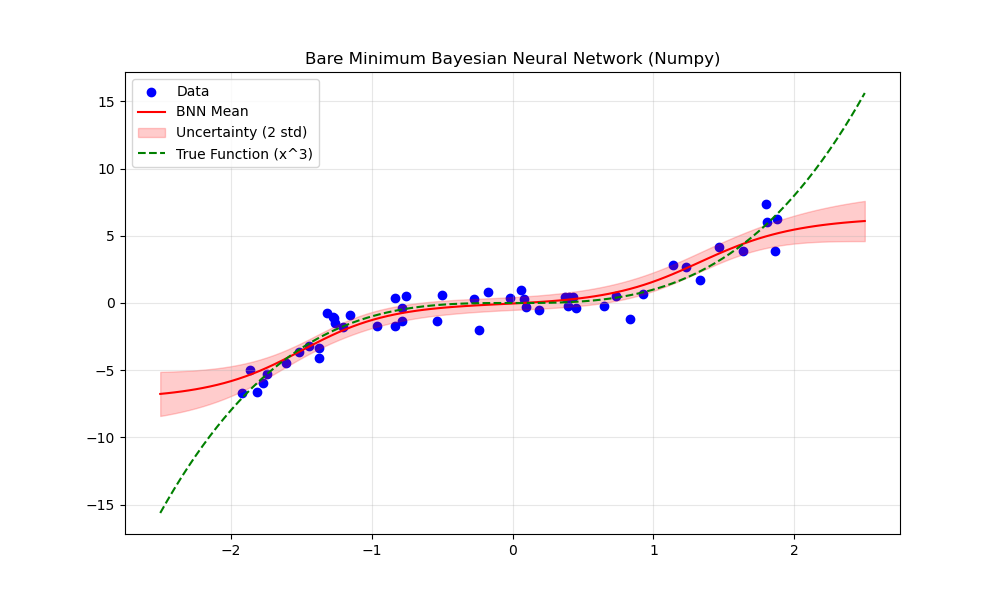

Reproduce this figure in Python.
#!/projects/hpcapps/nsawant/qcBac/lbmQC/envs/q_gpu/bin/python

import numpy as np
import matplotlib.pyplot as plt

# -----------------------------------------------------------------------------
# Bare Minimum Bayesian Neural Network (BNN) Example
# Using Numpy and Metropolis-Hastings Sampling
# -----------------------------------------------------------------------------
#
# WHY BAYESIAN NEURAL NETWORKS?
# -----------------------------
# Standard Neural Networks (NN) give you a single answer: "I predict y=5.2".
# But they don't tell you how CONFIDENT they are. They might be "guessing"
# because they haven't seen data like this before.
#
# Bayesian Neural Networks (BNN) give you a DISTRIBUTION of answers.
# Instead of learning one "best" set of weights, we learn a probability
# distribution over all possible weights.
#
# BENEFITS:
# 1. Uncertainty Quantification: The model tells you when it "doesn't know".
#    (e.g., "I predict y=5.2, but the standard deviation is huge (±10.0)")
# 2. Robustness: Less likely to overfit because we average over many models.
# 3. Safety: Critical for self-driving cars, medical diagnosis, etc.
#
# HOW IT WORKS (SIMPLIFIED):
# 1. We define a "Prior" belief about weights (e.g., they should be small).
# 2. We see Data and calculate "Likelihood" (how well weights fit data).
# 3. We combine them to get the "Posterior" (updated belief about weights).
# 4. Since we can't calculate the Posterior exactly, we use MCMC sampling
#    to "explore" the landscape of good weights.
# -----------------------------------------------------------------------------

def simple_bnn_example():
    print("Bare Minimum BNN Example (Numpy + Metropolis-Hastings)")
    print("======================================================")

    # 1. Generate Non-Linear Data (y = x^3 + noise)
    np.random.seed(42)
    # IMPROVEMENT 1: More Data
    # Increasing samples from 20 -> 50 gives the model more evidence.
    # This sharpens the posterior (reduces uncertainty) and improves accuracy.
    N_SAMPLES = 50
    
    # TRUE_NOISE_STD is used ONLY to generate the synthetic data.
    # The model does NOT know this value. It must infer it.
    TRUE_NOISE_STD = 1.0 
    
    X = np.random.uniform(-2, 2, size=(N_SAMPLES, 1))
    y = X**3 + np.random.normal(0, TRUE_NOISE_STD, size=(N_SAMPLES, 1))
    
    # 2. Define Network Architecture
    # Structure: 1 input -> 5 hidden (tanh) -> 1 output
    #
    # QUESTION: Why 5 neurons (17 params) for a cubic function (4 params)?
    # A polynomial model (ax^3 + bx^2 + cx + d) fits this perfectly with 4 params.
    # However, a Neural Network does not know about polynomials!
    # It must build the curve x^3 using "tanh" functions (S-shaped curves).
    #
    # This is the "Universal Approximation" cost:
    # To approximate a simple polynomial using generic S-curves, we often need
    # MORE parameters than the polynomial itself.
    # 3 neurons was too stiff; 5 neurons gives enough flexibility to bend.
    n_input, n_hidden, n_output = 1, 5, 1
    n_params = (n_input * n_hidden) + n_hidden + (n_hidden * n_output) + n_output + 1
    
    def unpack_params(params_flat):
        # Last parameter is log_noise_std (we sample in log space to keep it positive)
        log_noise_std = params_flat[-1]
        noise_std = np.exp(log_noise_std)
        
        # The rest are weights
        w_flat = params_flat[:-1]
        
        # Unpack flat weight vector into matrices
        idx = 0
        w1 = w_flat[idx : idx + n_input*n_hidden].reshape(n_input, n_hidden)
        idx += n_input*n_hidden
        b1 = w_flat[idx : idx + n_hidden]
        idx += n_hidden
        w2 = w_flat[idx : idx + n_hidden*n_output].reshape(n_hidden, n_output)
        idx += n_hidden*n_output
        b2 = w_flat[idx : idx + n_output]
        return w1, b1, w2, b2, noise_std

    def forward(x, params_flat):
        # This is a standard neural network forward pass.
        # The only difference is that 'params_flat' is not a fixed, optimized vector.
        # It is a RANDOM SAMPLE from our posterior distribution.
        w1, b1, w2, b2, _ = unpack_params(params_flat) # We don't need noise_std for prediction mean
        # Layer 1
        z1 = x @ w1 + b1
        a1 = np.tanh(z1)
        # Layer 2
        out = a1 @ w2 + b2
        return out

    # 3. Define Probabilistic Model
    # -------------------------------------------------------------------------
    # In a BNN, we treat weights as random variables.
    # Posterior P(w|D) = Likelihood P(D|w) * Prior P(w) / P(D)
    # We work with logs: log P(w|D) = log P(D|w) + log P(w) + const
    # -------------------------------------------------------------------------
    
    # Log Prior: 
    # 1. Gaussian N(0, 1) on all weights (L2 regularization)
    # 2. Gaussian N(0, 1) on log_noise_std (Weak belief that noise is around 1.0)
    def log_prior(params_flat):
        w_flat = params_flat[:-1]
        log_noise_std = params_flat[-1]
        
        lp_weights = -0.5 * np.sum(w_flat**2)
        lp_noise = -0.5 * (log_noise_std**2)
        return lp_weights + lp_noise

    # Log Likelihood: Gaussian N(y_pred, noise_std)
    # This measures how well the network fits the data.
    # It assumes the data y is generated by the network plus Gaussian noise.
    def log_likelihood(params_flat, x_data, y_data):
        # We unpack the noise_std from the parameters!
        # The model can now "tune" the noise level to balance data vs prior.
        w1, b1, w2, b2, noise_std = unpack_params(params_flat)
        
        # Re-implement forward locally or call forward (which ignores noise)
        # Let's just call forward since it returns y_pred
        y_pred = forward(x_data, params_flat)
        
        N = len(y_data)
        
        # Formula: -0.5 * sum((y_true - y_pred)^2) / sigma^2 - N * log(sigma)
        # Note: We MUST include the -N*log(sigma) term because sigma is now variable.
        # If sigma is small, the first term is huge (good fit), but the second term
        # penalizes it (log(small) is negative, so -log(small) is positive... wait)
        #
        # Let's check signs:
        # log(1/sqrt(2pi*sigma^2) * exp(...))
        # = log(sigma^-1) + ...
        # = -log(sigma) - 0.5 * SSE / sigma^2
        # Correct.
        
        term1 = -0.5 * np.sum((y_data - y_pred)**2) / (noise_std**2)
        term2 = -N * np.log(noise_std)
        
        return term1 + term2

    # Log Posterior = Log Likelihood + Log Prior
    # This is the function we want to sample from.
    def log_posterior(params_flat, x_data, y_data):
        return log_likelihood(params_flat, x_data, y_data) + log_prior(params_flat)

    # 4. Metropolis-Hastings Sampler
    # -------------------------------------------------------------------------
    # GOAL: To calculate the Posterior Distribution P(w|D).
    #
    # The posterior tells us which neural network weights are likely given the data.
    # Unlike standard training which finds the single "best" weight vector (Maximum Likelihood),
    # we want to find a *distribution* of plausible weight vectors.
    #
    # STANDARD NN vs. BAYESIAN NN:
    # 1. The Goal (Optimization vs. Integration):
    #    - Standard NN: Wants to find the single BEST point (Maximum Likelihood).
    #      It asks: "What is the absolute lowest error?"
    #    - Bayesian NN: Wants to find the whole SHAPE (Posterior Distribution).
    #      It asks: "What is the volume of good solutions?"
    #
    # 2. The Algorithm (Gradient Descent vs. Bayes Rule):
    #    - Standard NN uses GRADIENT DESCENT. It calculates the slope (derivative)
    #      of the loss and slides downhill. It ignores probability, it just wants
    #      to go down.
    #    - Bayesian NN (this example) uses BAYES THEOREM + SAMPLING.
    #      We don't calculate any derivatives! We just propose a random jump
    #      and check Bayes Rule: "Is P(New) / P(Old) good enough?"
    #      If yes, we move. If no, we stay.
    #
    #      (Note: Advanced BNNs like HMC *do* use gradients to sample faster,
    #       but the goal remains exploration, not just minimization.)
    #
    # PROBLEM: The posterior P(w|D) is proportional to P(D|w) * P(w).
    # We can calculate the numerator (Likelihood * Prior), but the denominator P(D)
    # (the evidence) is an intractable integral over all possible weights.
    #
    # SOLUTION: Markov Chain Monte Carlo (MCMC).
    # We construct a chain of samples that converges to the posterior distribution
    # without needing to know the normalization constant P(D).
    # -------------------------------------------------------------------------
    print(f"Sampling {n_params} parameters using Metropolis-Hastings...")
    
    # IMPROVEMENT 3: Longer Sampling
    # Since we have more parameters (17 vs 11), we need more steps to explore.
    #
    # QUESTION: Why not just increase sampling?
    # Sampling only helps us "see" the posterior distribution clearly.
    # It does NOT change the distribution itself!
    # - If the model is too simple (3 hidden neurons), the posterior will
    #   be centered around "bad" solutions that don't fit x^3 well.
    # - If the data is too sparse (20 samples), the posterior will be very
    #   wide/uncertain, no matter how much we sample.
    #
    # To improve ACCURACY, we needed:
    # 1. Better Model (5 neurons) -> Allows the posterior to contain "good" solutions.
    # 2. More Data (50 samples) -> Narrows the posterior around the truth.
    # 3. More Sampling -> Ensures we actually find those good solutions.
    n_iterations = 50000
    
    # proposal_std controls the "step size" of our exploration.
    # - If too small: We explore very slowly (high correlation).
    # - If too large: We jump to bad regions and get rejected often.
    # 0.1 is a heuristic choice for this specific problem scale.
    proposal_std = 0.1
    
    # Initialize weights
    # We start with small random weights to avoid saturation.
    # Using proposal_std as the scale is a reasonable heuristic here.
    current_w = np.random.randn(n_params) * proposal_std
    current_log_prob = log_posterior(current_w, X, y)
    
    samples = []
    accepted = 0
    
    for i in range(n_iterations):
        # Propose new weights by adding small random noise to current weights
        proposed_w = current_w + np.random.normal(0, proposal_std, size=n_params)
        proposed_log_prob = log_posterior(proposed_w, X, y)
        
        # Acceptance probability (Metropolis Step)
        # We accept the new state if it's more probable (log_alpha > 0)
        # OR with probability exp(log_alpha) if it's less probable.
        # log_alpha = log( P(new)/P(old) ) = log(P(new)) - log(P(old))
        log_alpha = proposed_log_prob - current_log_prob
        
        # Accept/Reject
        if np.log(np.random.rand()) < log_alpha:
            current_w = proposed_w
            current_log_prob = proposed_log_prob
            accepted += 1
            
        # Save sample (burn-in and thinning)
        # Burn-in: Discard first 10000 steps (increased from 5000)
        # Thinning: Keep every 10th step to reduce correlation between samples.
        if i > 10000 and i % 10 == 0:
            # CRITICAL CONCEPT:
            # We are saving 'current_w' into our list of samples.
            # Each 'current_w' represents a FULLY FUNCTIONAL NEURAL NETWORK.
            # By collecting 1000 samples, we effectively have 1000 different
            # neural networks, each slightly different but all fitting the data well.
            samples.append(current_w)
            
    print(f"Acceptance rate: {accepted / n_iterations:.2f}")
    print(f"Collected {len(samples)} samples.")

    # -------------------------------------------------------------------------
    # Analyze Posterior Distribution of Weights
    # Since we have samples from P(w|D), we can calculate statistics like
    # the mean and standard deviation for each weight.
    # -------------------------------------------------------------------------
    samples_array = np.array(samples)
    
    # Separate weights and noise parameters
    weights_samples = samples_array[:, :-1]
    log_noise_samples = samples_array[:, -1]
    noise_samples = np.exp(log_noise_samples)
    
    weight_means = np.mean(weights_samples, axis=0)
    weight_stds = np.std(weights_samples, axis=0)
    
    noise_mean = np.mean(noise_samples)
    noise_std_dev = np.std(noise_samples)
    
    print("\nPosterior Statistics:")
    print("---------------------")
    print(f"Weight Means: {np.round(weight_means, 3)}")
    print(f"Weight Stds:  {np.round(weight_stds, 3)}")
    print(f"Inferred Noise Std: {noise_mean:.3f} +/- {noise_std_dev:.3f}")
    print(f"(True Noise Std used for generation: {TRUE_NOISE_STD})")
    print("(Higher std means we are less confident about that specific parameter)")

    # 5. Prediction & Visualization
    # -------------------------------------------------------------------------
    # ENSEMBLE PREDICTION:
    # Instead of trusting one single network, we ask thousands of different
    # networks (our samples) to vote.
    #
    # HOW CONFIDENCE IS CALCULATED:
    # We don't just plug the "mean weights" into the network. That would be wrong.
    # Instead, we run the input X_test through EVERY sampled weight vector.
    #
    # 1. For each sample w_i in our chain:
    #    y_pred_i = Network(X_test, w_i)
    #
    # 2. We now have thousands of prediction curves.
    #    - In regions with data, all curves will agree (low variance).
    #    - In regions without data, curves will fan out (high variance).
    #
    # 3. The "Confidence" is simply the standard deviation of these predictions.
    #    std_pred = std(y_pred_1, y_pred_2, ..., y_pred_N)
    # -------------------------------------------------------------------------
    X_test = np.linspace(-2.5, 2.5, 100).reshape(-1, 1)
    
    # Compute predictions for all posterior samples
    predictions = []
    for w_samp in samples:
        pred = forward(X_test, w_samp)
        predictions.append(pred.flatten())
    
    predictions = np.array(predictions)
    mean_pred = np.mean(predictions, axis=0)
    std_pred = np.std(predictions, axis=0)
    
    plt.figure(figsize=(10, 6))
    plt.scatter(X, y, color='blue', label='Data')
    plt.plot(X_test, mean_pred, color='red', label='BNN Mean')
    plt.fill_between(X_test.flatten(), 
                     mean_pred - 2*std_pred, 
                     mean_pred + 2*std_pred, 
                     color='red', alpha=0.2, label='Uncertainty (2 std)')
    plt.plot(X_test, X_test**3, 'g--', label='True Function (x^3)')
    
    plt.title('Bare Minimum Bayesian Neural Network (Numpy)')
    plt.legend()
    plt.grid(True, alpha=0.3)
    
    output_file = 'simple_bnn_example.png'
    plt.savefig(output_file)
    print(f"Plot saved to {output_file}")

if __name__ == "__main__":
    simple_bnn_example()
